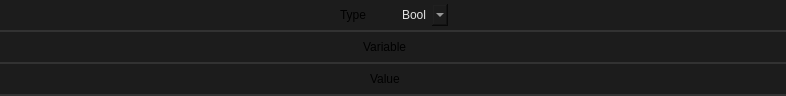
<?xml version="1.0" encoding="UTF-8"?>
<ui version="4.0">
 <class>Widget</class>
 <widget class="QWidget" name="Widget">
  <property name="geometry">
   <rect>
    <x>0</x>
    <y>0</y>
    <width>786</width>
    <height>96</height>
   </rect>
  </property>
  <property name="minimumSize">
   <size>
    <width>0</width>
    <height>0</height>
   </size>
  </property>
  <property name="maximumSize">
   <size>
    <width>16777215</width>
    <height>96</height>
   </size>
  </property>
  <property name="windowTitle">
   <string>Form</string>
  </property>
  <property name="styleSheet">
   <string notr="true">.QWidget {
    font: 580 10pt &quot;Segoe UI&quot;;
    border: 2px solid black;
    border-radius: 0px;
    border-left: 0px;
    border-right: 0px;
	border-top: 0px;
    border-color: rgba(50, 50, 50, 255);
    padding: 8px;
    padding-left: 6px;
    padding-right: 6px;
    color: #E3E3E3;
    background-color: #1C1C1C;
}

.QWidget::hover {
}
.QWidget::selected {
    background-color: #414956;
}</string>
  </property>
  <layout class="QVBoxLayout" name="verticalLayout">
   <property name="spacing">
    <number>0</number>
   </property>
   <property name="leftMargin">
    <number>0</number>
   </property>
   <property name="topMargin">
    <number>0</number>
   </property>
   <property name="rightMargin">
    <number>0</number>
   </property>
   <property name="bottomMargin">
    <number>0</number>
   </property>
   <item>
    <widget class="QFrame" name="frame">
     <property name="minimumSize">
      <size>
       <width>0</width>
       <height>32</height>
      </size>
     </property>
     <property name="maximumSize">
      <size>
       <width>16777215</width>
       <height>32</height>
      </size>
     </property>
     <property name="styleSheet">
      <string notr="true">.QFrame {
    font: 580 10pt &quot;Segoe UI&quot;;
    border: 2px solid black;
    border-radius: 0px;
    border-left: 0px;
    border-right: 0px;
	border-top: 0px;
    border-color: rgba(50, 50, 50, 255);
    color: #E3E3E3;
    background-color: #1C1C1C;
}

.QFrame::hover {
}
.QFrame::selected {
    background-color: #414956;
}</string>
     </property>
     <property name="frameShape">
      <enum>QFrame::Shape::StyledPanel</enum>
     </property>
     <property name="frameShadow">
      <enum>QFrame::Shadow::Raised</enum>
     </property>
     <property name="lineWidth">
      <number>0</number>
     </property>
     <layout class="QHBoxLayout" name="horizontalLayout_2">
      <property name="spacing">
       <number>16</number>
      </property>
      <property name="leftMargin">
       <number>0</number>
      </property>
      <property name="topMargin">
       <number>0</number>
      </property>
      <property name="rightMargin">
       <number>0</number>
      </property>
      <property name="bottomMargin">
       <number>0</number>
      </property>
      <item>
       <layout class="QHBoxLayout" name="layout">
        <property name="sizeConstraint">
         <enum>QLayout::SizeConstraint::SetFixedSize</enum>
        </property>
        <item>
         <widget class="QLabel" name="property_class">
          <property name="sizePolicy">
           <sizepolicy hsizetype="Fixed" vsizetype="Preferred">
            <horstretch>0</horstretch>
            <verstretch>0</verstretch>
           </sizepolicy>
          </property>
          <property name="styleSheet">
           <string notr="true">border:0px;
background-color: rgba(255, 255, 255, 0);
font: 8pt &quot;Segoe UI&quot;;
padding-right: 16px;
</string>
          </property>
          <property name="text">
           <string>Type</string>
          </property>
         </widget>
        </item>
        <item>
         <widget class="QComboBox" name="logic_switch">
          <property name="sizePolicy">
           <sizepolicy hsizetype="Fixed" vsizetype="Fixed">
            <horstretch>0</horstretch>
            <verstretch>0</verstretch>
           </sizepolicy>
          </property>
          <property name="styleSheet">
           <string notr="true">QComboBox {
    font: 580 8pt &quot;Segoe UI&quot;;
    border: 2px solid black;
    border-radius: 0px;
    border-color: rgba(80, 80, 80, 255);
    height: 18px;
    padding-top: 2px;
    padding-bottom: 2px;
	border-top:none;
border-bottom:none;
border:none;
    color: #E3E3E3;
    background-color: #1C1C1C;
}

QComboBox:hover {
    background-color: #414956;
    color: white;
}

QComboBox:pressed {
}

QComboBox:item {
    font: 580  8pt &quot;Segoe UI&quot;;
    color: #E3E3E3;
    padding-left: 5px;
    background-color: #1C1C1C;
    border-style: none;
}

QComboBox::drop-down {
    color: #E3E3E3;
    padding: 2px;
    background: url(://icons/arrow_drop_down_16dp.svg) no-repeat center;
    border-bottom: 0px solid black;
    border-top: 0px solid black;
    border-right: 0px;
    border-left: 2px solid;
    margin-left: 5px;
    padding: 5px;
    width: 7px;
    border-color: rgba(80, 80, 80, 255);
    background-color: #1C1C1C;
border:none;
}

QComboBox::drop-down:hover {
    background-color: #414956;
    color: white;
}


QComboBox QAbstractItemView {
    border: 2px solid gray;
    border-color: rgba(80, 80, 80, 255);
    selection-background-color: #414956;
    background-color: #1C1C1C;
}


QComboBox QAbstractItemView::item {
    height: 16px; /* Set the height of each item */
    padding: 4px; /* Add padding to each item */
    padding-left: 5px;
    padding-right: 5px;
    color: #ff8a8a8a;
    border-style: none;
    border-bottom: 0.5px solid black;
    border-color: rgba(255, 255, 255, 10);
}


QComboBox QAbstractItemView::item:selected {
    height: 16px; /* Set the height of each item */
    padding: 4px; /* Add padding to each item */
    padding-left: 5px;
    padding-right: 5px;
    background-color: #414956;
    color: white;
    border: none; /* Remove border */
    outline: none; /* Remove outline */
}
</string>
          </property>
          <property name="currentIndex">
           <number>0</number>
          </property>
          <item>
           <property name="text">
            <string>Bool</string>
           </property>
          </item>
          <item>
           <property name="text">
            <string>Float</string>
           </property>
          </item>
         </widget>
        </item>
       </layout>
      </item>
     </layout>
    </widget>
   </item>
   <item>
    <widget class="QFrame" name="frame_2">
     <property name="minimumSize">
      <size>
       <width>0</width>
       <height>32</height>
      </size>
     </property>
     <property name="maximumSize">
      <size>
       <width>16777215</width>
       <height>32</height>
      </size>
     </property>
     <property name="styleSheet">
      <string notr="true">.QFrame {
    font: 580 10pt &quot;Segoe UI&quot;;
    border: 2px solid black;
    border-radius: 0px;
    border-left: 0px;
    border-right: 0px;
	border-top: 0px;
    border-color: rgba(50, 50, 50, 255);
    color: #E3E3E3;
    background-color: #1C1C1C;
}

.QFrame::hover {
}
.QFrame::selected {
    background-color: #414956;
}</string>
     </property>
     <property name="frameShape">
      <enum>QFrame::Shape::StyledPanel</enum>
     </property>
     <property name="frameShadow">
      <enum>QFrame::Shadow::Raised</enum>
     </property>
     <property name="lineWidth">
      <number>0</number>
     </property>
     <layout class="QHBoxLayout" name="horizontalLayout_3">
      <property name="spacing">
       <number>16</number>
      </property>
      <property name="leftMargin">
       <number>0</number>
      </property>
      <property name="topMargin">
       <number>0</number>
      </property>
      <property name="rightMargin">
       <number>0</number>
      </property>
      <property name="bottomMargin">
       <number>0</number>
      </property>
      <item>
       <layout class="QHBoxLayout" name="layout_2">
        <property name="sizeConstraint">
         <enum>QLayout::SizeConstraint::SetFixedSize</enum>
        </property>
        <item>
         <widget class="QLabel" name="property_class_4">
          <property name="sizePolicy">
           <sizepolicy hsizetype="Fixed" vsizetype="Preferred">
            <horstretch>0</horstretch>
            <verstretch>0</verstretch>
           </sizepolicy>
          </property>
          <property name="styleSheet">
           <string notr="true">border:0px;
background-color: rgba(255, 255, 255, 0);
font: 8pt &quot;Segoe UI&quot;;
padding-right: 16px;
</string>
          </property>
          <property name="text">
           <string>Variable</string>
          </property>
         </widget>
        </item>
       </layout>
      </item>
     </layout>
    </widget>
   </item>
   <item>
    <widget class="QFrame" name="frame_3">
     <property name="minimumSize">
      <size>
       <width>0</width>
       <height>32</height>
      </size>
     </property>
     <property name="maximumSize">
      <size>
       <width>16777215</width>
       <height>32</height>
      </size>
     </property>
     <property name="styleSheet">
      <string notr="true">.QFrame {
    font: 580 10pt &quot;Segoe UI&quot;;
    border: 2px solid black;
    border-radius: 0px;
    border-left: 0px;
    border-right: 0px;
	border-top: 0px;
    border-color: rgba(50, 50, 50, 255);
    color: #E3E3E3;
    background-color: #1C1C1C;
}

.QFrame::hover {
}
.QFrame::selected {
    background-color: #414956;
}</string>
     </property>
     <property name="frameShape">
      <enum>QFrame::Shape::StyledPanel</enum>
     </property>
     <property name="frameShadow">
      <enum>QFrame::Shadow::Raised</enum>
     </property>
     <property name="lineWidth">
      <number>0</number>
     </property>
     <layout class="QHBoxLayout" name="horizontalLayout_4">
      <property name="spacing">
       <number>16</number>
      </property>
      <property name="leftMargin">
       <number>0</number>
      </property>
      <property name="topMargin">
       <number>0</number>
      </property>
      <property name="rightMargin">
       <number>0</number>
      </property>
      <property name="bottomMargin">
       <number>0</number>
      </property>
      <item>
       <layout class="QHBoxLayout" name="layout_3">
        <property name="sizeConstraint">
         <enum>QLayout::SizeConstraint::SetFixedSize</enum>
        </property>
        <item>
         <widget class="QLabel" name="property_class_5">
          <property name="sizePolicy">
           <sizepolicy hsizetype="Fixed" vsizetype="Preferred">
            <horstretch>0</horstretch>
            <verstretch>0</verstretch>
           </sizepolicy>
          </property>
          <property name="styleSheet">
           <string notr="true">border:0px;
background-color: rgba(255, 255, 255, 0);
font: 8pt &quot;Segoe UI&quot;;
padding-right: 16px;
</string>
          </property>
          <property name="text">
           <string>Value</string>
          </property>
         </widget>
        </item>
       </layout>
      </item>
     </layout>
    </widget>
   </item>
  </layout>
 </widget>
 <resources/>
 <connections/>
</ui>
